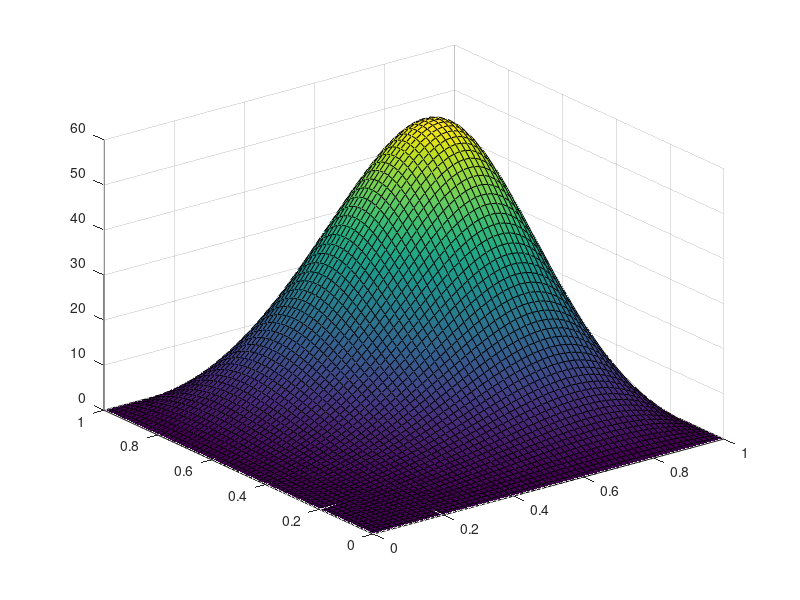

MATLAB code for this plot: (Note: this script raises an error after producing the figure.)
% 定义 x 和 y 的范围（根据需求调整范围）
n=64;
x = linspace(0, 1, n);  % 示例范围：0 ≤ x ≤ 1
y = linspace(0, 1, n);  % 示例范围：0 ≤ y ≤ 1
[X, Y] = meshgrid(x, y);  % 生成网格点

% 计算函数值 u(x, y)
Z = exp(pi * (X + Y)) .* sin(pi * X) .* sin(pi * Y);

% 绘制三维曲面图
figure;
surf(X, Y, Z);
alpha(0.5);
title('精确解：u(x,y)=exp(pi*(X+Y)).*sin(pi*X).*sin(pi*Y)');
xlabel('x');
ylabel('y');
zlabel('u(x,y)');
colorbar;% 显示颜色条
%shading interp;  % 平滑颜色过渡
%shading flat;
colormap jet;

% 调整视角（可选）
view(30, 45);     % 方位角30°，俯仰角45°
